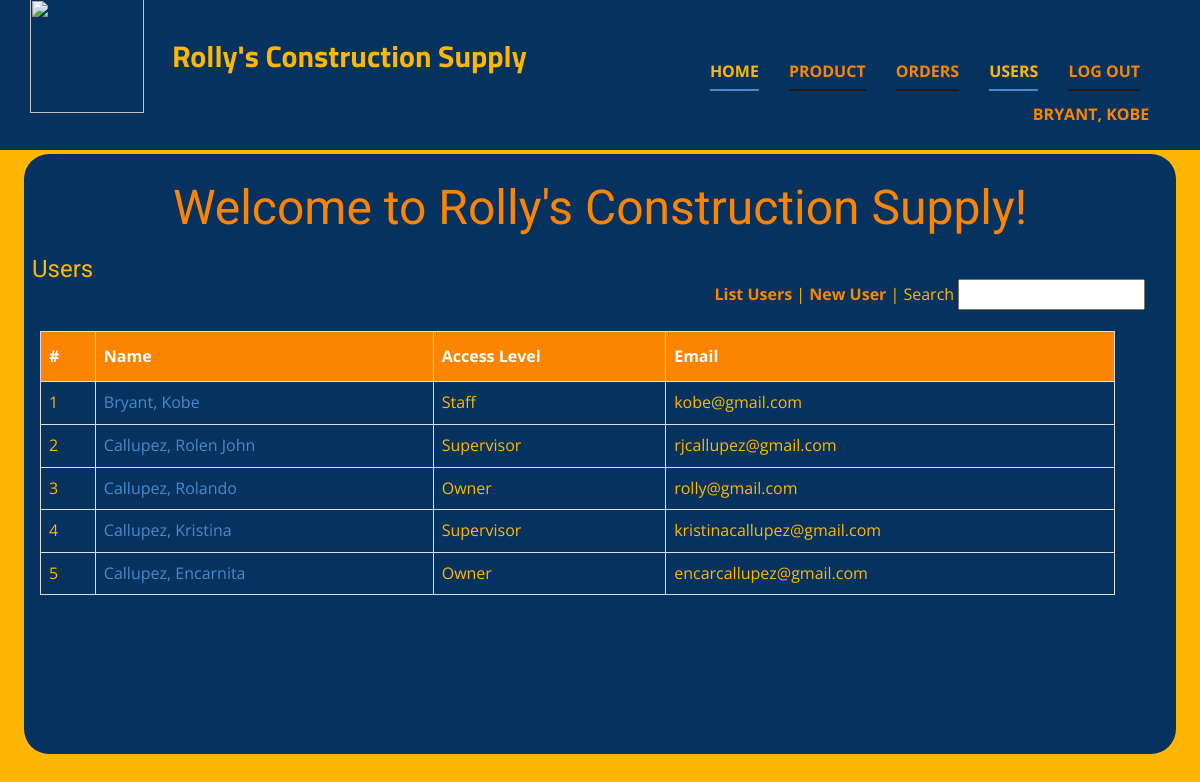
Screenshot of /index.php?page=settings (signed in) with the database file from the repository.
### tables this page shows
CREATE TABLE IF NOT EXISTS `tbl_users` (
  `user_id` int(8) unsigned NOT NULL AUTO_INCREMENT,
  `user_lastname` varchar(180) NOT NULL DEFAULT '',
  `user_firstname` varchar(180) NOT NULL DEFAULT '',
  `user_email` varchar(180) NOT NULL DEFAULT '',
  `user_password` varchar(180) NOT NULL DEFAULT '',
  `user_date_added` date NOT NULL,
  `user_time_added` time NOT NULL,
  `user_date_updated` date NOT NULL,
  `user_time_updated` time NOT NULL,
  `user_status` int(1) NOT NULL DEFAULT 0,
  `user_token` varchar(255) NOT NULL DEFAULT '',
  `user_access` varchar(255) NOT NULL DEFAULT '',
  PRIMARY KEY (`user_id`)
);

### classes/class.user.php (called while the page is built, shortened)
<?php
class User{
	private $DB_SERVER='localhost';
	private $DB_USERNAME='root';
	private $DB_PASSWORD='';
	private $DB_DATABASE='rolly_db';
	private $conn;
	public function __construct(){
		$this->conn = new PDO("mysql:host=".$this->DB_SERVER.";dbname=".$this->DB_DATABASE,$this->DB_USERNAME,$this->DB_PASSWORD);
	}
	public function list_users(){
		$sql="SELECT * FROM tbl_users";
		$q = $this->conn->query($sql) or die("failed!");
		while($r = $q->fetch(PDO::FETCH_ASSOC)){
		$data[]=$r;
		}
		if(empty($data)){
		   return false;
		}else{
			return $data;
		}
}
	function get_user_id($email){
		$sql="SELECT user_id FROM tbl_users WHERE user_email = :email";
		$q = $this->conn->prepare($sql);
		$q->execute(['email' => $email]);
		$user_id = $q->fetchColumn();
		return $user_id;
	}
	function get_user_firstname($id){
		$sql="SELECT user_firstname FROM tbl_users WHERE user_id = :id";
		$q = $this->conn->prepare($sql);
		$q->execute(['id' => $id]);
		$user_firstname = $q->fetchColumn();
		return $user_firstname;
	}
	function get_user_lastname($id){
		$sql="SELECT user_lastname FROM tbl_users WHERE user_id = :id";
		$q = $this->conn->prepare($sql);
		$q->execute(['id' => $id]);
		$user_lastname = $q->fetchColumn();
		return $user_lastname;
	}
}

### users-module/main.php (the view)
<div id="subcontent">
    <table id="data-list">
      <tr>
        <th>#</th>
        <th>Name</th>
        <th>Access Level</th>
        <th>Email</th>
      </tr>
<?php
$count = 1;
if($user->list_users() != false){
foreach($user->list_users() as $value){
   extract($value);
?>
      <tr>
        <td><?php echo $count;?></td>
        <td><a href="index.php?page=settings&subpage=users&action=profile&id=<?php echo $user_id;?>"><?php echo $user_lastname.', '.$user_firstname;?></a></td>
        <td><?php echo $user_access;?></td>
        <td><?php echo $user_email;?></td>
      </tr>
      <tr>
<?php
 $count++;
}
}else{
  echo "No Record Found.";
}
?>
    </table>
</div>

### index.php (shortened to what this page needs)
<?php
include_once 'classes/class.user.php';
$page = (isset($_GET['page']) && $_GET['page'] != '') ? $_GET['page'] : '';
$user = new User();
$user_id = $user->get_user_id($_SESSION['user_email']);
?>
<!DOCTYPE html>
<html style="font-size: 16px;" lang="en"><head>
    <link rel="stylesheet" href="css/stylepage.css" media="screen">
<link rel="stylesheet" href="/css/style.css" media="screen">
<link rel="stylesheet" href="css/custom.css" media="screen">
  </head>
  <body data-home-page="Home.html" data-home-page-title="Home" class="u-body u-xl-mode" data-lang="en"><header class="u-clearfix u-custom-color-1 u-header u-header" id="sec-4cfb"><div class="u-clearfix u-sheet u-sheet-1">
        <a  class="u-image u-logo u-image-1" data-image-width="500" data-image-height="500">
          <img src="images/logo.png" class="u-logo-image u-logo-image-1">
        </a>
        <p class="u-custom-font u-font-titillium-web u-text u-text-default u-text-1">Rolly's Construction Supply </p>
        <nav class="u-menu u-menu-one-level u-offcanvas u-menu-1">
          <div class="u-custom-menu u-nav-container" >
            <ul class="u-nav u-spacing-30 u-unstyled u-nav-1" style="border-radius: 25px;">
	<li class="u-nav-item"><a class="u-border-2 u-border-active-palette-1-base u-border-grey-90 u-border-hover-palette-1-base u-border-no-left u-border-no-right u-border-no-top u-button-style u-nav-link u-text-active-custom-color-3 u-text-custom-color-2 u-text-hover-palette-1-base" href="index.php?page=home" style="padding: 10px 0px;">Home</a>
</li><li class="u-nav-item"><a class="u-border-2 u-border-active-palette-1-base u-border-grey-90 u-border-hover-palette-1-base u-border-no-left u-border-no-right u-border-no-top u-button-style u-nav-link u-text-active-custom-color-3 u-text-custom-color-2 u-text-hover-palette-1-base" href="index.php?page=products" style="padding: 10px 0px;">Product</a>
</li><li class="u-nav-item"><a class="u-border-2 u-border-active-palette-1-base u-border-grey-90 u-border-hover-palette-1-base u-border-no-left u-border-no-right u-border-no-top u-button-style u-nav-link u-text-active-custom-color-3 u-text-custom-color-2 u-text-hover-palette-1-base" href="index.php?page=operations" style="padding: 10px 0px;">Orders</a>
</li><li class="u-nav-item"><a class="u-border-2 u-border-active-palette-1-base u-border-grey-90 u-border-hover-palette-1-base u-border-no-left u-border-no-right u-border-no-top u-button-style u-nav-link u-text-active-custom-color-3 u-text-custom-color-2 u-text-hover-palette-1-base" href="index.php?page=settings" style="padding: 10px 0px;">Users</a>
</li><li class="u-nav-item"><a class="u-border-2 u-border-active-palette-1-base u-border-grey-90 u-border-hover-palette-1-base u-border-no-left u-border-no-right u-border-no-top u-button-style u-nav-link u-text-active-custom-color-3 u-text-custom-color-2 u-text-hover-palette-1-base" href="logout.php" style="padding: 10px 0px;" class="move-right">Log Out</a></li>
                <li><span class="move-right"><?php echo $user->get_user_lastname($user_id).', '.$user->get_user_firstname($user_id);?>&nbsp;&nbsp; &nbsp;&nbsp;</span> </li>
</ul>
          </div>
        </nav>
      </div></header>
    <div id="content">
      <h1 style="text-align:center; color: #FB8500;">Welcome to Rolly's Construction Supply!</h1>
    <?php
      switch($page){
                case 'settings':
                    require_once 'users-module/index.php';
                break;
            }
    ?>
  </div>
</body>
</html>

### rows the page displays
tbl_users: $user->get_user_lastname($user_id) "BRYANT", $user->get_user_firstname($user_id) "KOBE", user_lastname "Bryant", user_firstname "Kobe", user_access "Staff", user_email "kobe@gmail.com"
tbl_users: user_lastname "Callupez", user_firstname "Rolen John", user_access "Supervisor", user_email "rjcallupez@gmail.com"
tbl_users: user_lastname "Callupez", user_firstname "Rolando", user_access "Owner", user_email "rolly@gmail.com"
tbl_users: user_lastname "Callupez", user_firstname "Kristina", user_access "Supervisor", user_email "kristinacallupez@gmail.com"
tbl_users: user_lastname "Callupez", user_firstname "Encarnita", user_access "Owner", user_email "encarcallupez@gmail.com"
